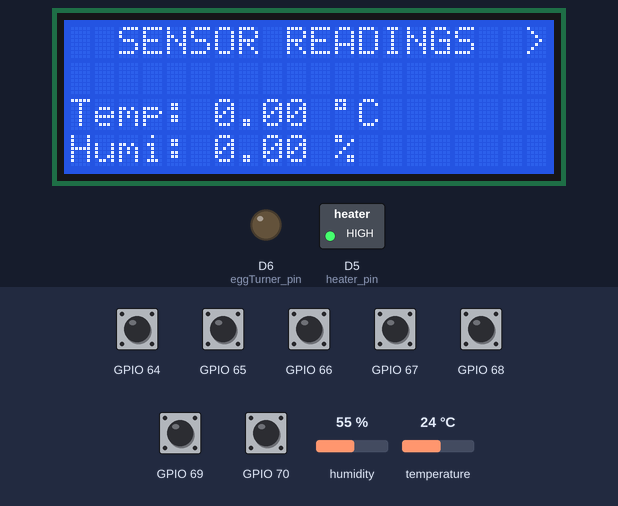
Recording of a sketch running on a simulated ESP8266 (NodeMCU). Shown: 20×4 character LCD, switched loads named in the sketch (green lamp = pin HIGH), output pins drawn as LEDs (lit = HIGH). The test bench sets the inputs (shaded band); at power-on: GPIO 64–70 HIGH, temperature 24 °C, humidity 55 %. What the sketch prints to the serial monitor is not drawn.

Above: at 1.2 s.
1.3 s: GPIO 64 pulled LOW for 1 s
At 2.8 s:
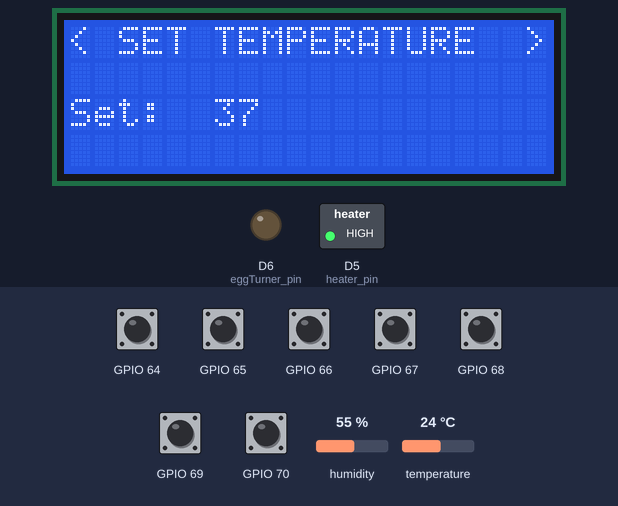
3.8 s: GPIO 64 pulled LOW for 0.15 s
At 5.1 s:
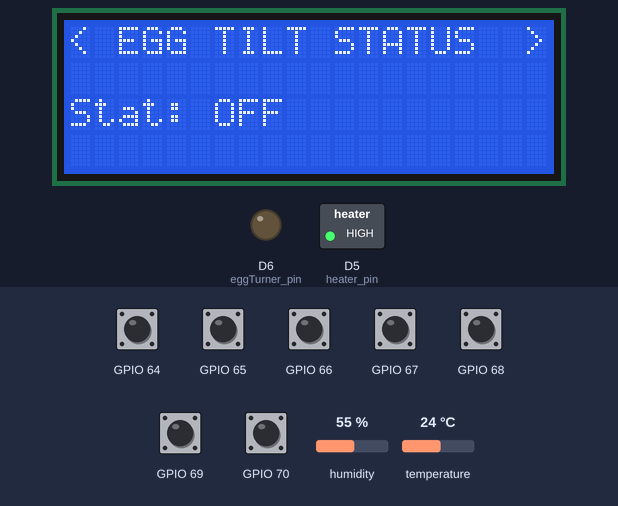
5.5 s: GPIO 68 pulled LOW for 0.15 s
At 6.0 s:
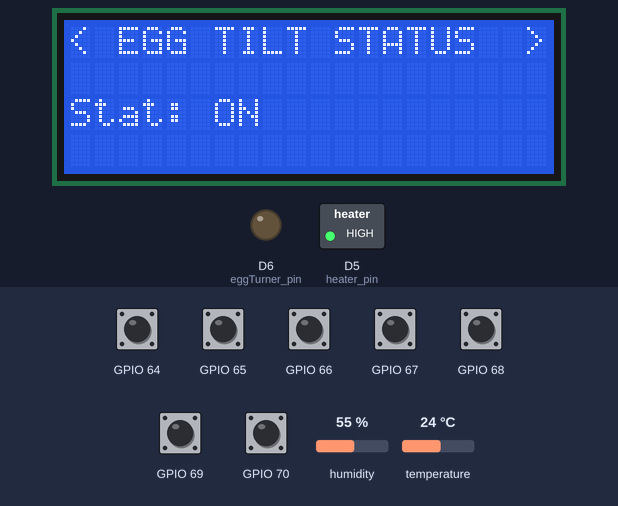
7.2 s: GPIO 64 pulled LOW for 0.15 s
At 7.9 s:
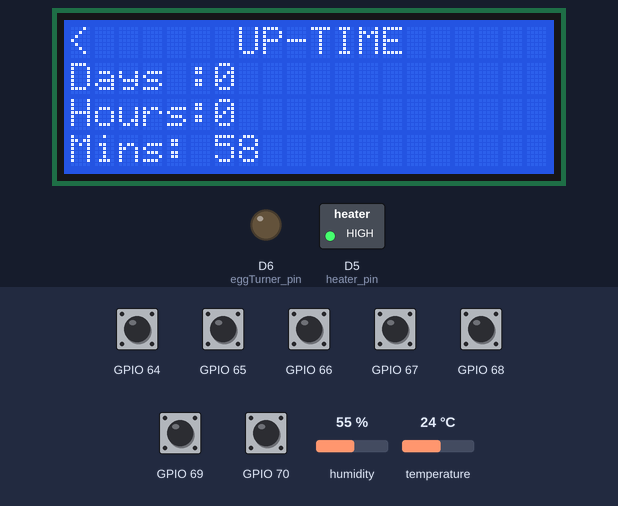
8.9 s: temperature set to 36 °C
11.8 s: temperature set to 39 °C
At 23.0 s:
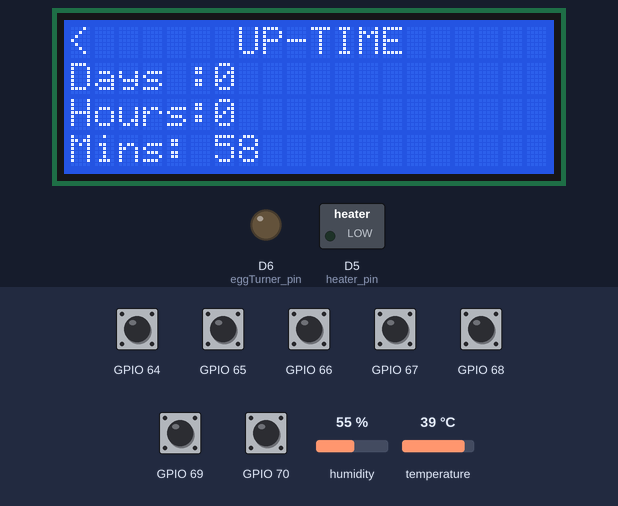
Timing chart, 0 to 24.5 s (numbered marks = the images above; inputs shaded):
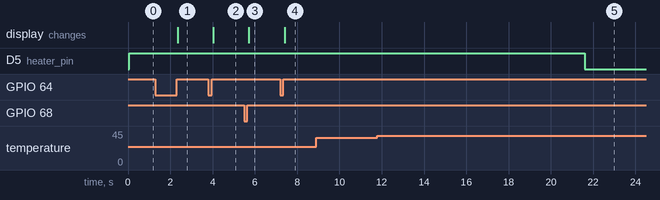

Measured:
- the behaviour switches between 37 and 38 °C on temperature (found by bisection; images 4 and 5)
- after the input at 1.3 s, the display: changes after 1.1 s (image 1)
- after the input at 3.8 s, the display: changes after 0.22 s (image 2)
- after the input at 5.5 s, the display: changes after 0.21 s (image 3)
- after the input at 7.2 s, the display: changes after 0.22 s (image 4)
- after the input at 8.9 s, every drawn part: stays the same
- after the input at 11.8 s, D5 (heater_pin): HIGH → LOW after 9.8 s

The sketch:

part1complete.ino
```cpp
#include <Arduino.h>
#include <ESP8266WiFi.h>
#include <ESPAsyncTCP.h>
#include <ESPAsyncWebServer.h>
#include <DHT.h>
#include "LiquidCrystal_I2C.h"
#include "PCF8574.h"
#include <Wire.h>

#include "incubatorWebserver.h"

const char* ssid = "INCUBATOR-Access-Point";
const char* password = "123456789";

#define eggTurner_pin D6
#define heater_pin D5
#define DHTPIN D3    // Digital pin connected to the DHT sensor

#define DHTTYPE DHT11 // Uncomment the type of sensor in use: DHT11, DHT22, or DHT21

DHT dht(DHTPIN, DHTTYPE);
LiquidCrystal_I2C lcd(0x27, 20, 4);

// Set i2c HEX address
PCF8574 pcf8574(0x20);

int menu = 1;
int eggTurn_Stat = 0;
String turnerStat_in_string = "";
  int lightState = 0;
  int motion_state = 0;

// current temperature & humidity, updated in loop()
float t = 0.0;
float h = 0.0;
int setTemp = 37; // Default set temperature

// Time start Settings:
int startingHour = 0; // set your starting hour here, not below at int hour. This ensures accurate daily correction of time
int seconds = 0;
int minutes = 58;
int hours = startingHour;
int days = 0;

// Blink settings
int blinkIntervalHour = 6; // set the hour interval for LED blinking

// Create AsyncWebServer object on port 80
AsyncWebServer server(80);

unsigned long previousMillisDHT = 0; // will store last time DHT was updated
unsigned long previousMillisTime = 0; // will store last time time was updated

// Updates DHT readings every 10 seconds
const long intervalDHT = 10000;
const long intervalTime = 1000;


// Replaces placeholder with DHT values
String processor(const String& var){
  if(var == "TEMPERATURE"){
    return String(t);
  }
  else if(var == "HUMIDITY"){
    return String(h);
  }
  else if(var == "DAYS"){
    return String(days);
  }
  else if(var == "HOURS"){
    return String(hours);
  }
  else if(var == "MINUTES"){
    return String(minutes);
  }
  else if(var == "SECONDS"){
    return String(seconds);
  }
  else if(var == "SETTEMP"){
    return String(setTemp);
  }
  return String();
}

void setup() {
  Serial.begin(115200);
  Wire.begin(); // Initialize I2C communication
  dht.begin();
  pinMode(heater_pin, OUTPUT);
  pinMode(eggTurner_pin, OUTPUT);
  lcd.init();
  lcd.backlight();


  pcf8574.pinMode(P0, INPUT_PULLUP);
  pcf8574.pinMode(P1, INPUT_PULLUP);
  pcf8574.pinMode(P2, INPUT_PULLUP);
  pcf8574.pinMode(P3, INPUT_PULLUP);
  pcf8574.pinMode(P4, INPUT_PULLUP);

  pcf8574.pinMode(P5, INPUT); //LDR_PIN
  pcf8574.pinMode(P6, INPUT); //MOTION_SENSOR_PIN

  pcf8574.begin();
  menu = 1;

  Serial.print("Setting AP (Access Point)...");
  WiFi.softAP(ssid, password);

  IPAddress IP = WiFi.softAPIP();
  Serial.print("AP IP address: ");
  Serial.println(IP);

  Serial.println(WiFi.localIP());

  server.on("/", HTTP_GET, [](AsyncWebServerRequest *request){
    request->send_P(200, "text/html", index_html, processor);
  });
  server.on("/temperature", HTTP_GET, [](AsyncWebServerRequest *request){
    request->send_P(200, "text/plain", String(t).c_str());
  });
  server.on("/humidity", HTTP_GET, [](AsyncWebServerRequest *request){
    request->send_P(200, "text/plain", String(h).c_str());
  });
  server.on("/days", HTTP_GET, [](AsyncWebServerRequest *request){
    request->send_P(200, "text/plain", String(days).c_str());
  });
  server.on("/hours", HTTP_GET, [](AsyncWebServerRequest *request){
    request->send_P(200, "text/plain", String(hours).c_str());
  });
  server.on("/minutes", HTTP_GET, [](AsyncWebServerRequest *request){
    request->send_P(200, "text/plain", String(minutes).c_str());
  });
  server.on("/seconds", HTTP_GET, [](AsyncWebServerRequest *request){
    request->send_P(200, "text/plain", String(seconds).c_str());
  });

   // Endpoint to update setTemp
  server.on("/setTemp", HTTP_GET, [](AsyncWebServerRequest *request){
    if (request->hasParam("value")) {
      setTemp = request->getParam("value")->value().toInt();
      request->send(200, "text/plain", "OK");
    } else {
      request->send(200, "text/plain", String(setTemp).c_str());
    }
  });

    server.on("/setTurnerStat", HTTP_GET, [](AsyncWebServerRequest *request){
      if (request->hasParam("value")) {
        eggTurn_Stat = request->getParam("value")->value().toInt();
        request->send(200, "text/plain", "OK");
      } else {
        request->send(400, "text/plain", "Bad Request");
      }
    });
  server.begin();

}

void loop() {
  unsigned long currentMillis = millis();
  if (currentMillis - previousMillisDHT >= intervalDHT) {
    previousMillisDHT = currentMillis;
    float newT = dht.readTemperature();
    if (!isnan(newT)) {
      t = newT;
    }
    float newH = dht.readHumidity();
    if (!isnan(newH)) {
      h = newH;
    }
  }

  if (currentMillis - previousMillisTime >= intervalTime) {
    previousMillisTime = currentMillis;
    seconds++;
    if (seconds == 60) {
      seconds = 0;
      minutes++;
      if (minutes == 60) {
        minutes = 0;
        hours++;
        if (hours == 24) {
          hours = 0;
          days++;
        }
      }
    }
  }
  Serial.print("The time is:           ");
  Serial.print(days);
  Serial.print(":");
  Serial.print(hours);
  Serial.print(":");
  Serial.print(minutes);
  Serial.print(":");
  Serial.println(seconds);


  Serial.println(" ");
  Serial.print("Menu: ");
  Serial.println(menu);
  Serial.println(" ");
  Serial.print("Set temperature: ");
  Serial.println(setTemp);


  // For temperature control
  if (t < setTemp) {
    digitalWrite(heater_pin, HIGH);
  } else if (t >= setTemp + 0.60) {
    digitalWrite(heater_pin, LOW);
  }

 // For automatic rotation control
    if(!pcf8574.digitalRead(P4)){
    eggTurn_Stat++;
    delay(100);
    while(!pcf8574.digitalRead(P4));
  }

    switch (eggTurn_Stat) {
      case 0:
      turnerStat_in_string = "OFF";
      Serial.println("Egg tilt status is OFF!");
      break;

      case 1:
            if (hours % blinkIntervalHour == 0 && minutes == 0 && seconds == 0) {
              digitalWrite(eggTurner_pin, HIGH);
              delay(2000);
              digitalWrite(eggTurner_pin, LOW);
            }
      turnerStat_in_string = "ON";
      Serial.println("Egg tilt status is ON!");
      break;

      case 2:
      eggTurn_Stat = 0;
      break;
    }

  //For menu navigation buttons
    if(!pcf8574.digitalRead(P0)){
    menu++;
    delay(100);
    while(!pcf8574.digitalRead(P0));
  }

  if(!pcf8574.digitalRead(P1)){
    menu--;
    delay(100);
    while(!pcf8574.digitalRead(P1));
  }

  //For set temperture buttons
    if(!pcf8574.digitalRead(P2)){
    setTemp++;
    delay(100);
    while(!pcf8574.digitalRead(P2));
  }

    if(!pcf8574.digitalRead(P3)){
    setTemp--;
    delay(100);
    while(!pcf8574.digitalRead(P3));
  }

      //For menu display to the lcd
      switch (menu) {
        case 0:
        menu = 1;
        break;

        case 1:
        clearData();
        sensorReadings();
        lcd.setCursor(6, 2);
        lcd.print((String)t + " " + (char)223 + "C");
        lcd.setCursor(6, 3);
        lcd.print((String)h + " %");
        delay(500);

        Serial.print("  SENSOR READINGS  >");
        break;

        case 2:
        clearData();
        setTemperature();
        lcd.setCursor(6, 2);
        lcd.print((String)setTemp);

        Serial.print("< SET TEMPERATURE  >");
        delay(500);
        break;

        case 3:
        clearData();
        eggTilt();
        lcd.setCursor(6, 2);
        lcd.print((String)turnerStat_in_string);

        Serial.print("< EGG TILT STATUS  >");
        delay(500);
        break;

        case 4:
        clearData();
        upTime();
        lcd.setCursor(6, 1);
        lcd.print((String)days);
        lcd.setCursor(6, 2);
        lcd.print((String)hours);
        lcd.setCursor(6, 3);
        lcd.print((String)minutes);

        Serial.println("<      UP-TIME      ");
        delay(500);
        break;

        case 5:
        menu = 4;
        break;
      }

  Serial.println(" ");
  lightState = pcf8574.digitalRead(P5);
  motion_state = pcf8574.digitalRead(P6);
       if (lightState == HIGH) {
          Serial.println("It is dark");
      } else {
          Serial.println("It is light");
      }

      if (motion_state == HIGH) {   // pin state change: LOW -> HIGH
        Serial.println("Motion detected!");
     } else {
        Serial.println("No Motion detected!");
    }

     delay(1000);
}

void sensorReadings() {
  lcd.clear();
  lcd.setCursor(0, 0);
  lcd.print("  SENSOR READINGS  >");
  lcd.setCursor(0, 2);
  lcd.print("Temp:");
  lcd.setCursor(0, 3);
  lcd.print("Humi:");
}

void setTemperature() {
  lcd.clear();
  lcd.setCursor(0, 0);
  lcd.print("< SET TEMPERATURE  >");
  lcd.setCursor(0, 2);
  lcd.print("Set: ");
}

void eggTilt() {
  lcd.clear();
  lcd.setCursor(0, 0);
  lcd.print("< EGG TILT STATUS  >");
  lcd.setCursor(0, 2);
  lcd.print("Stat: ");
}

void upTime() {
  lcd.clear();
  lcd.setCursor(0, 0);
  lcd.print("<      UP-TIME      ");
  lcd.setCursor(0, 1);
  lcd.print("Days :");
  lcd.setCursor(0, 2);
  lcd.print("Hours:");
  lcd.setCursor(0, 3);
  lcd.print("Mins: ");
}

void clearData() {
  lcd.setCursor(6, 1);
  lcd.print("         ");
  lcd.setCursor(6, 2);
  lcd.print("         ");
  lcd.setCursor(6, 3);
  lcd.print("         ");
}
```

Source omitted: incubatorWebserver.h (10840 bytes)
